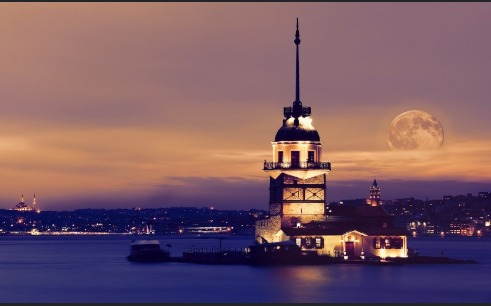
#> input picture Metro Program/kız k..jpeg, 491 x 306 px; its folder holds only this picture in this run
$ python -i metro_gui.py   (imports and definitions only)
#> lines starting #> are read from the running program, lines starting #| are printed output that depends on the picture
#!/usr/bin/env python3
# -*- coding: utf-8 -*-
"""
Istanbul Metro - Akilli Ulasim Sistemi
Socket entegrasyonlu masaustu GUI
"""

import tkinter as tk
from tkinter import ttk, messagebox
import io, math, time, socket, threading, os
from PIL import Image, ImageTk, ImageDraw

SCRIPT_DIR = os.path.dirname(os.path.abspath(__file__))

BG_IMAGE_CANDIDATES = [
    "kiz_kulesi.jpeg", "kiz_kulesi.jpg", "kiz_kulesi.png",
    "background.jpg", "background.png",
]

ARAMA_KLASORLERI = [
    SCRIPT_DIR, os.getcwd(),
    os.path.expanduser("~"),
    os.path.expanduser("~/Desktop"),
    os.path.expanduser("~/Downloads"),
]

GORSEL_UZANTILARI = {".jpeg", ".jpg", ".png", ".bmp", ".webp"}


def gorsel_yolu_bul():
    for klasor in ARAMA_KLASORLERI:
        for isim in BG_IMAGE_CANDIDATES:
            tam_yol = os.path.join(klasor, isim)
            if os.path.isfile(tam_yol):
                return tam_yol
    for klasor in ARAMA_KLASORLERI:
        if not os.path.isdir(klasor):
            continue
        try:
            dosyalar = os.listdir(klasor)
        except PermissionError:
            continue
        resimler = [f for f in dosyalar if os.path.splitext(f)[1].lower() in GORSEL_UZANTILARI]
        oncelikli = [f for f in resimler if f.lower().startswith(("kiz", "kız", "k"))]
        secilen = oncelikli[0] if oncelikli else (resimler[0] if resimler else None)
        if secilen:
            return os.path.join(klasor, secilen)
    return None


SERVER_HOST = "localhost"
SERVER_PORT = 8080


# [15 lines left out: function socket_gonder, not called in this run]


def cmd_bakiye_sorgu(isim, sifre):
    return socket_gonder(f"{isim}-{sifre}-BS")


def cmd_bakiye_yukle(isim, sifre, miktar):
    return socket_gonder(f"{isim}-{sifre}-BY-{miktar}")


def cmd_menu_iste(isim, sifre):
    return socket_gonder(f"{isim}-{sifre}-M")


def cmd_tren_hiz(tren_id, hiz):
    return socket_gonder(f"{tren_id}-HG-{hiz}")


def cmd_tren_konum(tren_id, durak):
    return socket_gonder(f"{tren_id}-HI-{durak}")


YEREL_KULLANICILAR = {
    "aasd": {"sifre": "1234", "ad_soyad": "Ali Aslan", "email": "ali@metro.ist", "bakiye": 125.0, "kart": "4821-7390"},
    "admin": {"sifre": "admin", "ad_soyad": "Admin Kullanici", "email": "admin@metro.ist", "bakiye": 500.0,
              "kart": "0000-0001"},
}


ISTASYONLAR = [
    # M1 - Kırmızı hat (Havalimanı → Yenikapı) - sol taraf, Boğaz altında
    {"id": "m1s1", "isim": "Havalimani", "hat": "M1", "renk": "#c0392b", "x": 55, "y": 520, "lat": 40.976,
     "lon": 28.814, "km": 0, "sefer": 4, "yog": "Yogun", "fac": ["Asansor", "Engelli Rampası", "Otopark", "Bagaj"],
     "aktarma": []},
    {"id": "m1s2", "isim": "Sefakoy", "hat": "M1", "renk": "#c0392b", "x": 118, "y": 520, "lat": 40.998, "lon": 28.830,
     "km": 4.2, "sefer": 6, "yog": "Orta", "fac": ["Asansor", "Engelli Rampası"], "aktarma": []},
    {"id": "m1s3", "isim": "Bahcelievler", "hat": "M1", "renk": "#c0392b", "x": 183, "y": 478, "lat": 41.002,
     "lon": 28.843, "km": 8.1, "sefer": 8, "yog": "Az", "fac": ["Asansor"], "aktarma": []},
    {"id": "m1s4", "isim": "Merter", "hat": "M1", "renk": "#c0392b", "x": 248, "y": 438, "lat": 41.003, "lon": 28.875,
     "km": 11.4, "sefer": 5, "yog": "Cok Yogun", "fac": ["Asansor", "Engelli Rampası", "Bufe"], "aktarma": ["M3"]},
    {"id": "m1s5", "isim": "Yenibosna", "hat": "M1", "renk": "#c0392b", "x": 308, "y": 398, "lat": 41.006,
     "lon": 28.896, "km": 14.7, "sefer": 3, "yog": "Orta", "fac": ["Asansor", "Engelli Rampası"], "aktarma": []},
    # Yenikapı: Boğazın soluna alındı (x=330, Boğaz 348-398 arası)
    {"id": "m1s6", "isim": "Yenikapi", "hat": "M1", "renk": "#c0392b", "x": 330, "y": 375, "lat": 41.004, "lon": 28.951,
     "km": 18.3, "sefer": 7, "yog": "Cok Yogun", "fac": ["Asansor", "Engelli Rampası", "AVM", "Bufe"], "aktarma": ["M2"]},

    # M2 - Mavi hat (Hacıosman → Haliç) - ağırlıklı sol+Boğaz sol
    {"id": "m2s1", "isim": "Haciosman", "hat": "M2", "renk": "#2471a3", "x": 80, "y": 58, "lat": 41.112, "lon": 29.030,
     "km": 0, "sefer": 9, "yog": "Az", "fac": ["Asansor", "Otopark"], "aktarma": []},
    {"id": "m2s2", "isim": "Darussafaka", "hat": "M2", "renk": "#2471a3", "x": 80, "y": 133, "lat": 41.105,
     "lon": 29.026, "km": 2.8, "sefer": 5, "yog": "Orta", "fac": ["Asansor", "Engelli Rampası"], "aktarma": []},
    {"id": "m2s3", "isim": "Ataturk Oto.", "hat": "M2", "renk": "#2471a3", "x": 130, "y": 188, "lat": 41.097,
     "lon": 29.023, "km": 5.2, "sefer": 4, "yog": "Orta", "fac": ["Asansor", "Engelli Rampası", "Otopark"], "aktarma": ["M3"]},
    {"id": "m2s4", "isim": "4.Levent", "hat": "M2", "renk": "#2471a3", "x": 210, "y": 238, "lat": 41.082, "lon": 29.013,
     "km": 9.0, "sefer": 3, "yog": "Yogun", "fac": ["Asansor", "Engelli Rampası", "Bufe"], "aktarma": []},
    {"id": "m2s5", "isim": "Levent", "hat": "M2", "renk": "#2471a3", "x": 290, "y": 275, "lat": 41.076, "lon": 29.010,
     "km": 11.8, "sefer": 6, "yog": "Yogun", "fac": ["Asansor", "Engelli Rampası", "AVM"], "aktarma": []},

    {"id": "m2s6", "isim": "Gayrettepe", "hat": "M2", "renk": "#2471a3", "x": 332, "y": 295, "lat": 41.068,
     "lon": 29.001, "km": 14.5, "sefer": 4, "yog": "Cok Yogun", "fac": ["Asansor", "Engelli Rampası", "Bufe"], "aktarma": []},

    {"id": "m2s7", "isim": "Sisli", "hat": "M2", "renk": "#2471a3", "x": 332, "y": 318, "lat": 41.061, "lon": 28.987,
     "km": 17.1, "sefer": 5, "yog": "Yogun", "fac": ["Asansor", "Engelli Rampası", "AVM"], "aktarma": []},
    {"id": "m2s8", "isim": "Taksim", "hat": "M2", "renk": "#2471a3", "x": 420, "y": 295, "lat": 41.037, "lon": 28.985,
     "km": 19.8, "sefer": 2, "yog": "Cok Yogun", "fac": ["Asansor", "Engelli Rampası", "Bufe", "Danisma"], "aktarma": []},
    {"id": "m2s9", "isim": "Osmanbey", "hat": "M2", "renk": "#2471a3", "x": 490, "y": 258, "lat": 41.047, "lon": 28.998,
     "km": 21.3, "sefer": 7, "yog": "Orta", "fac": ["Asansor", "Engelli Rampası"], "aktarma": []},
    {"id": "m2s10", "isim": "Sishane", "hat": "M2", "renk": "#2471a3", "x": 555, "y": 218, "lat": 41.028, "lon": 28.972,
     "km": 23.0, "sefer": 5, "yog": "Orta", "fac": ["Asansor", "Engelli Rampası", "Bufe"], "aktarma": []},
    {"id": "m2s11", "isim": "Halic", "hat": "M2", "renk": "#2471a3", "x": 618, "y": 188, "lat": 41.032, "lon": 28.952,
     "km": 25.5, "sefer": 6, "yog": "Az", "fac": ["Asansor", "Engelli Rampası"], "aktarma": []},

    {"id": "m3s1", "isim": "Kirazli", "hat": "M3", "renk": "#1e8449", "x": 130, "y": 272, "lat": 41.054, "lon": 28.800,
     "km": 0, "sefer": 8, "yog": "Az", "fac": ["Asansor", "Otopark"], "aktarma": []},
    {"id": "m3s2", "isim": "Bagcilar M.", "hat": "M3", "renk": "#1e8449", "x": 135, "y": 358, "lat": 41.044,
     "lon": 28.820, "km": 3.5, "sefer": 4, "yog": "Orta", "fac": ["Asansor", "Engelli Rampası"], "aktarma": []},
    {"id": "m3s3", "isim": "Gungoren", "hat": "M3", "renk": "#1e8449", "x": 150, "y": 448, "lat": 41.028, "lon": 28.843,
     "km": 6.8, "sefer": 6, "yog": "Orta", "fac": ["Asansor", "Engelli Rampası", "Bufe"], "aktarma": []},
    {"id": "m3s4", "isim": "Bagcilar", "hat": "M3", "renk": "#1e8449", "x": 170, "y": 540, "lat": 41.009, "lon": 28.836,
     "km": 9.2, "sefer": 9, "yog": "Az", "fac": ["Asansor"], "aktarma": []},

    {"id": "m4s1", "isim": "Kadikoy", "hat": "M4", "renk": "#d35400", "x": 455, "y": 355, "lat": 40.990, "lon": 29.028,
     "km": 0, "sefer": 3, "yog": "Cok Yogun", "fac": ["Asansor", "Engelli Rampası", "AVM", "Bufe", "Danisma"], "aktarma": []},
    {"id": "m4s2", "isim": "Ayrilik Cesmesi", "hat": "M4", "renk": "#d35400", "x": 480, "y": 420, "lat": 41.000,
     "lon": 29.055, "km": 2.1, "sefer": 5, "yog": "Yogun", "fac": ["Asansor", "Engelli Rampası", "Bufe"], "aktarma": ["M5"]},
    {"id": "m4s3", "isim": "Unalan", "hat": "M4", "renk": "#d35400", "x": 492, "y": 485, "lat": 41.008, "lon": 29.070,
     "km": 4.5, "sefer": 7, "yog": "Orta", "fac": ["Asansor", "Engelli Rampası"], "aktarma": []},
    {"id": "m4s4", "isim": "Goztepe", "hat": "M4", "renk": "#d35400", "x": 505, "y": 555, "lat": 41.014, "lon": 29.087,
     "km": 7.0, "sefer": 4, "yog": "Orta", "fac": ["Asansor", "Engelli Rampası", "Otopark"], "aktarma": []},

    {"id": "m5s1", "isim": "Uskudar", "hat": "M5", "renk": "#7d3c98", "x": 523, "y": 320, "lat": 41.023, "lon": 29.015,
     "km": 0, "sefer": 5, "yog": "Yogun", "fac": ["Asansor", "Engelli Rampası", "Bufe", "Danisma"], "aktarma": []},
    {"id": "m5s2", "isim": "Fistikagaci", "hat": "M5", "renk": "#7d3c98", "x": 558, "y": 382, "lat": 41.012,
     "lon": 29.042, "km": 2.4, "sefer": 8, "yog": "Az", "fac": ["Asansor", "Engelli Rampası"], "aktarma": []},
    {"id": "m5s3", "isim": "Baglarbasi", "hat": "M5", "renk": "#7d3c98", "x": 578, "y": 455, "lat": 41.003,
     "lon": 29.054, "km": 4.8, "sefer": 6, "yog": "Orta", "fac": ["Asansor", "Engelli Rampası", "Bufe"], "aktarma": []},
    {"id": "m5s4", "isim": "Altunizade", "hat": "M5", "renk": "#7d3c98", "x": 590, "y": 530, "lat": 40.994,
     "lon": 29.065, "km": 7.3, "sefer": 4, "yog": "Orta", "fac": ["Asansor", "Engelli Rampası", "Otopark"], "aktarma": []},
]

HAT_CIZGILERI = {
    "M1": {"renk": "#c0392b", "pts": [(55, 520), (118, 520), (183, 478), (248, 438), (308, 398), (330, 375)]},
    "M2": {"renk": "#2471a3",
           "pts": [(80, 58), (80, 133), (130, 188), (210, 238), (290, 275), (332, 295), (332, 318), (420, 295),
                   (490, 258), (555, 218), (618, 188)]},
    "M3": {"renk": "#1e8449", "pts": [(130, 188), (130, 272), (135, 358), (150, 448), (170, 540)]},
    "M4": {"renk": "#d35400", "pts": [(420, 295), (455, 355), (480, 420), (492, 485), (505, 555)]},
    "M5": {"renk": "#7d3c98", "pts": [(420, 295), (523, 320), (558, 382), (578, 455), (590, 530)]},
}

HAT_RENKLERI = {"M1": "#c0392b", "M2": "#2471a3", "M3": "#1e8449", "M4": "#d35400", "M5": "#7d3c98"}
YOG_RENK = {"Az": "#27ae60", "Orta": "#f39c12", "Yogun": "#e67e22", "Cok Yogun": "#c0392b"}

BG = "#07091a"
GOLD = "#c9a84c"
GOLD_L = "#e8c96d"
GOLD_D = "#6a5420"
TEXT = "#f0ead6"
TEXT_M = "#9a8f7a"
PANEL = "#0d1120"
CARD = "#111628"
SEP_C = "#1e2540"
GREEN = "#27ae60"
RED = "#c0392b"


# [6 lines left out: function haversine, not called in this run]


def sep_line(parent):
    tk.Frame(parent, bg=GOLD_D, height=1).pack(fill="x", padx=12, pady=5)


def _bg_gorsel_yukle(genislik=920, yukseklik=590):
    yol = gorsel_yolu_bul()
    if yol:
        try:
            img = Image.open(yol).convert("RGB").resize((genislik, yukseklik), Image.LANCZOS)
        except Exception:
            img = _fallback_bg(genislik, yukseklik)
    else:
        img = _fallback_bg(genislik, yukseklik)

    overlay = Image.new("RGB", (genislik, yukseklik), (5, 8, 22))
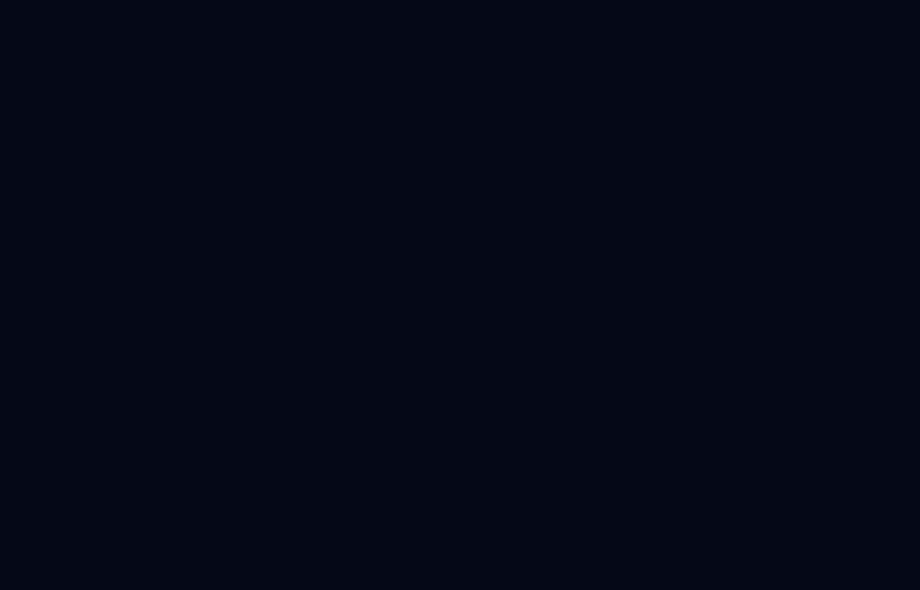
#> overlay: PIL image 920x590 RGB; mean R, G, B 5, 8, 22
    img = Image.blend(img, overlay, 0.45)
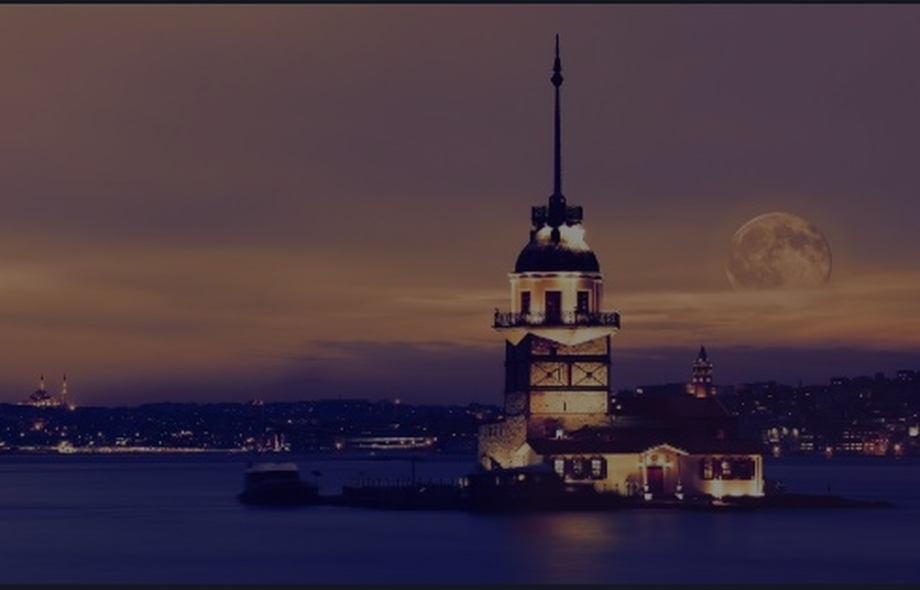
#> img: PIL image 920x590 RGB; mean R, G, B 68.7, 52.1, 64.8

    mask = Image.new("RGBA", (genislik, yukseklik), (0, 0, 0, 0))
#> mask: PIL image 920x590 RGBA; every value is 0
    draw = ImageDraw.Draw(mask)
    for i in range(420):
        a = int(210 * (i / 420))
        draw.rectangle([genislik - 420 + i, 0, genislik - 420 + i + 1, yukseklik], fill=(5, 8, 22, a))

    result = Image.alpha_composite(img.convert("RGBA"), mask).convert("RGB")
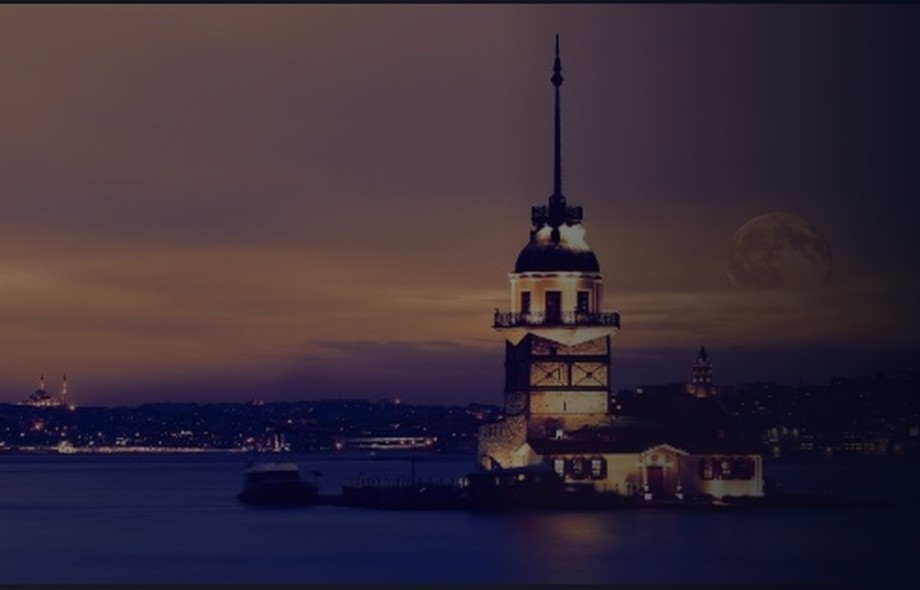
#> result: PIL image 920x590 RGB; mean R, G, B 57.2, 44.3, 57
    return ImageTk.PhotoImage(result)


# [10 lines left out: function _fallback_bg, not called in this run]


class KayitEkrani(tk.Toplevel):
    # [123 lines left out: functions __init__, _olustur, _kayit_yap, not called in this run]


class LoginEkrani(tk.Toplevel):
    # [95 lines left out: functions __init__, _olustur, _entry, not called in this run]

    def _kayit_ac(self):
        KayitEkrani(self, self._kayit_basarili)

    # [53 lines left out: functions _kayit_basarili, _srv_kontrol, _srv_durum, _giris, _giris_async, _giris_basarili, not called in this run]


#  ANA PENCERE
class MetroApp:
    # [523 lines left out: functions __init__, _giris_basarili, _ui_olustur, _navbar, _sol_panel, _profil_sekmesi and 15 more, not called in this run]

    def _saat_baslat(self):
        self._saat_tick()

    # [28 lines left out: functions _saat_tick, _sunucu_ping_dongu, not called in this run]


# [2 lines not run here, left out]

>>> result = _bg_gorsel_yukle()
